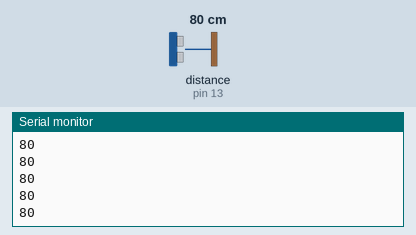
A sketch run on a simulated Arduino Uno, built with avr-gcc and run on an emulated ATmega328P. Shown: the last lines printed to the serial monitor. Wiring (inferred from the names in the program): ultrasonic range finder: trigger pin 12; echo pin 13. Inputs (shaded band) come from the test bench; at power-on: distance to the obstacle (sensor on pin 13) 80 cm. The echo pulse lasts 58.3 µs per cm.

Above: at 1.2 s.
1.3 s: distance to the obstacle (sensor on pin 13) set to 2 cm
At 1.34 s:
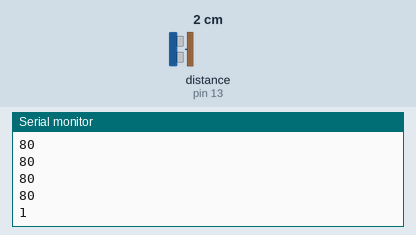
2.8 s: distance to the obstacle (sensor on pin 13) set to 4 cm
At 2.81 s:
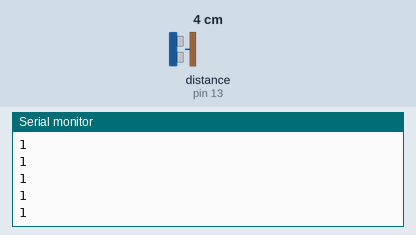
Timing chart, 0 to 5.8 s (numbered marks = the images above; inputs shaded):
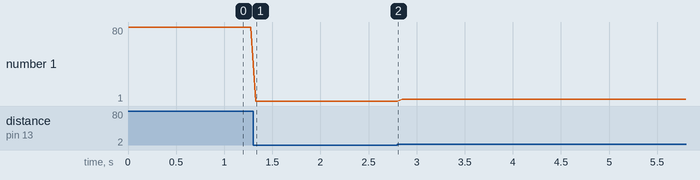

The sketch:

HC-SR04.ino
```cpp
int Trig = 12;
int Echo = 13;

void setup() {
  // put your setup code here, to run once:
  Serial.begin(9600);
  pinMode(Trig, OUTPUT);
  pinMode(Echo, INPUT);
}

void loop() {
  // put your main code here, to run repeatedly:
  hc();
}

void hc(){
  long duracion;
  long distancia;

  digitalWrite(Trig, LOW);
  delayMicroseconds(4);
  digitalWrite(Trig, HIGH);
  delayMicroseconds(10);
  digitalWrite(Trig,LOW);

  duracion = pulseIn(Echo, HIGH);
  duracion = duracion/2;

  distancia = duracion/29;

  Serial.println(distancia);
  delay(50);
}
```

Measured:
- after the input at 1.3 s, the serial monitor: prints a new line at once (image 1)
- plotted number 1: 80 → 1 after the input at 1.3 s, 1 → 3 after the input at 2.8 s
